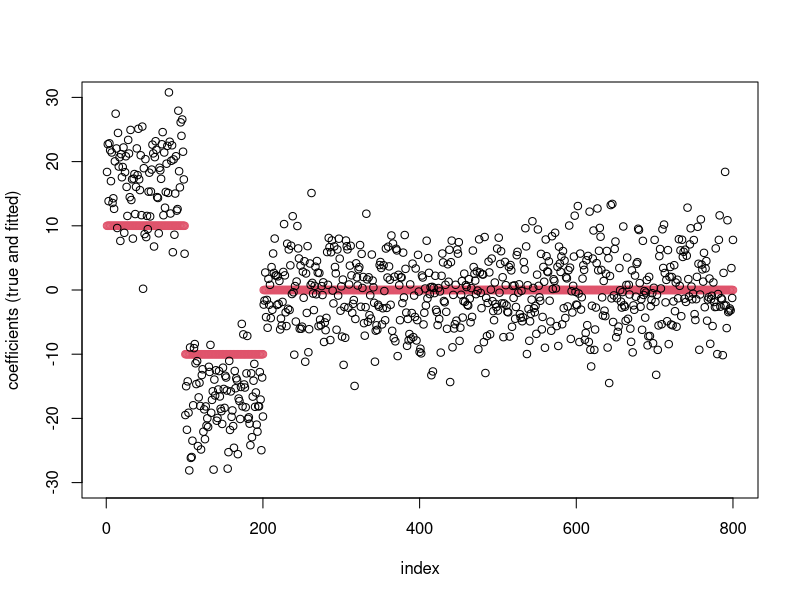
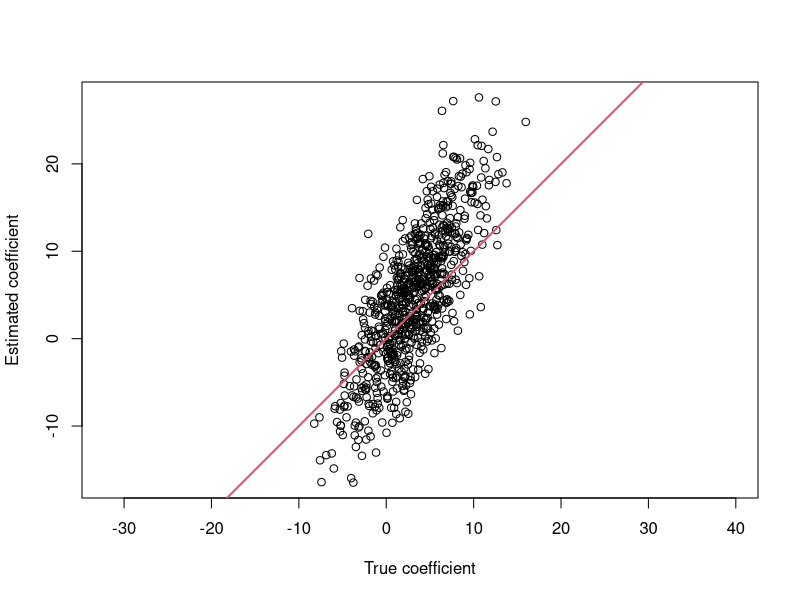
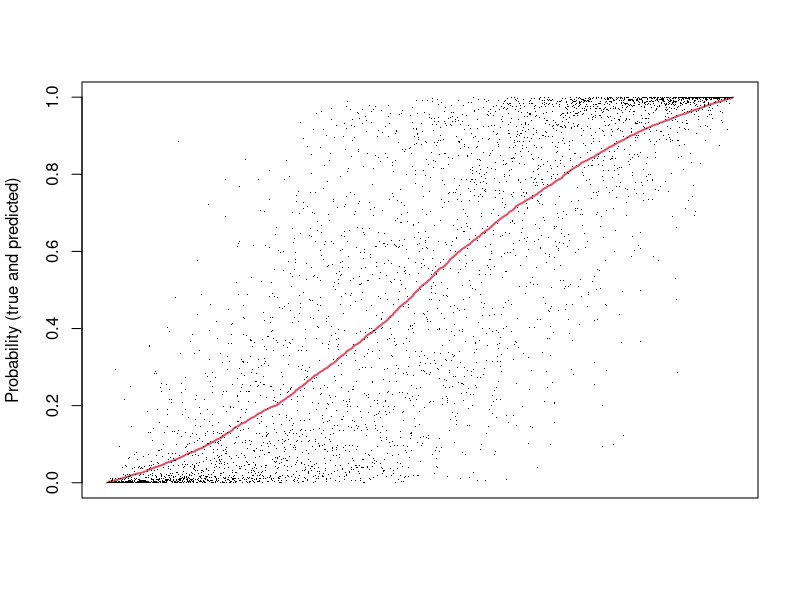
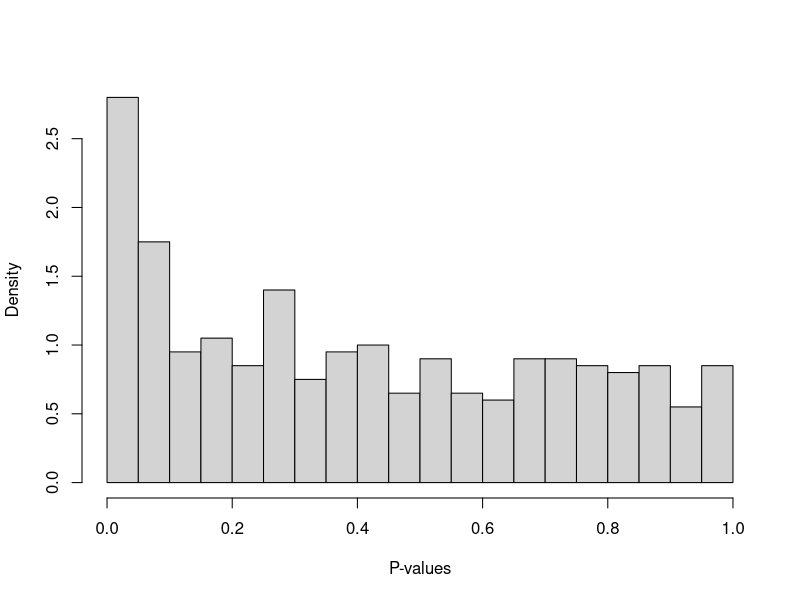
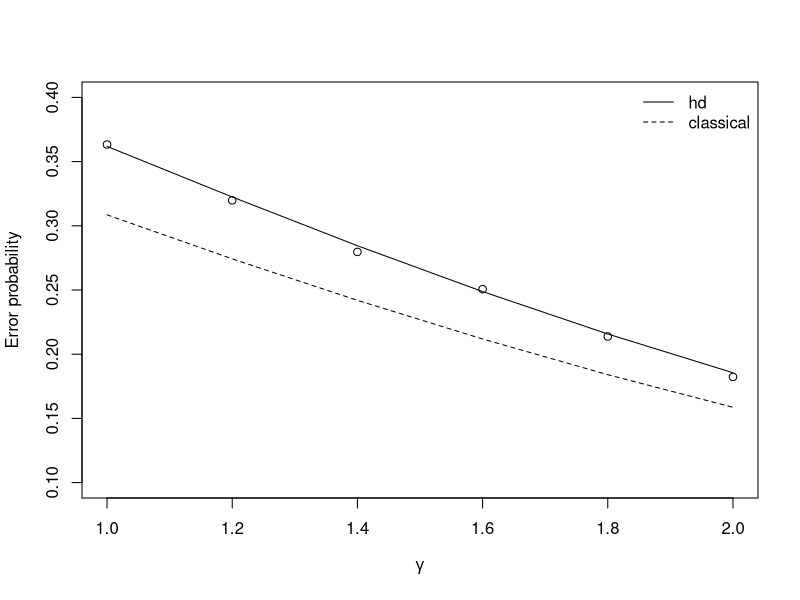
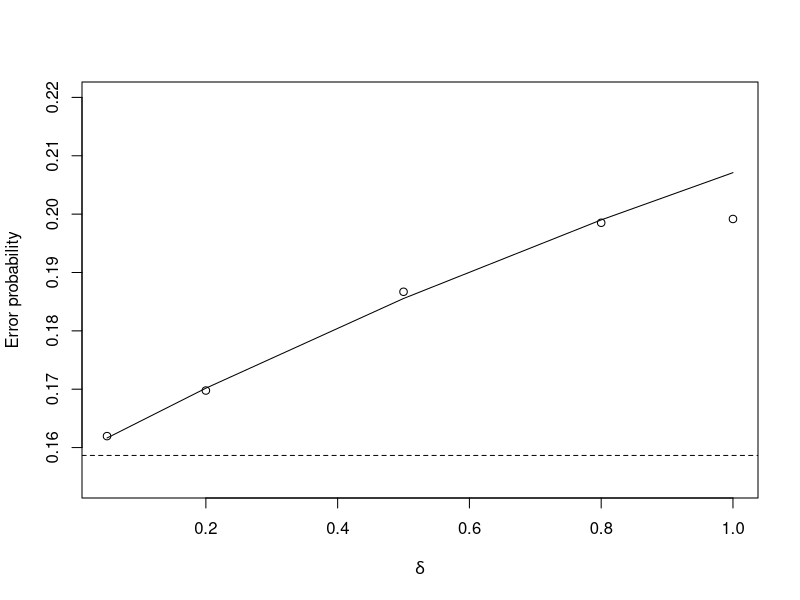
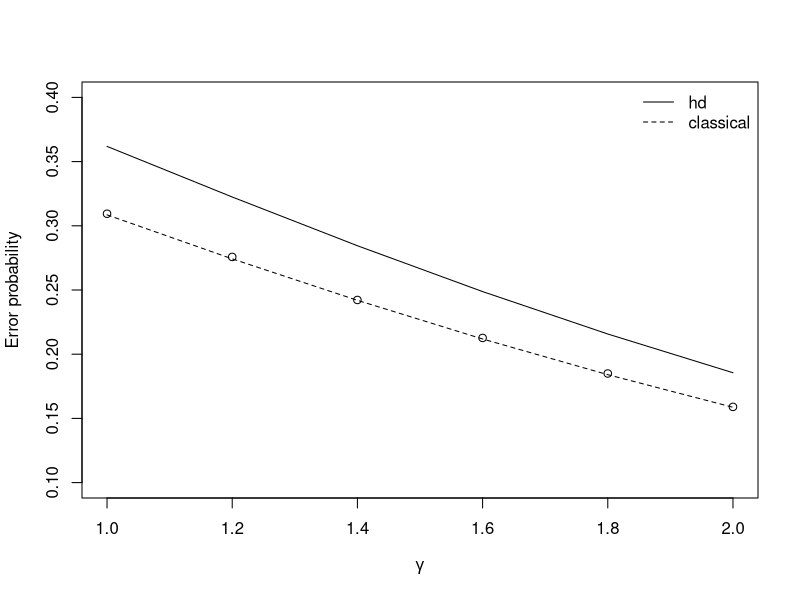

These figures' R source, in order:
#=======================================
# CLASSICAL VS HIGHDIMENSIONAL THEORY
#=======================================


#---------------------------------------
# LOGISTIC REGRESSION
#---------------------------------------

rm(list=ls())

n <- 4000
p <- 800

beta = c(rep(10,100),rep(-10,100),rep(0,600))
set.seed(123)
X = matrix(rnorm(n*p, mean=0, sd = 1/sqrt(n)), ncol=p)
lp = X%*%beta
pr_1 <- exp(lp)/(1+exp(lp))
y <- rbinom(n,size=1,prob=pr_1)

fit <- glm(y~X,family="binomial")

#pdf("Figure_logistic_coef.pdf")
plot(1:p,beta, type="p", col=2, xlab="index", ylab="coefficients (true and fitted)", ylim=c(-30,30))
points(1:p,fit$coefficients[-1])
#dev.off()

set.seed(123)
beta = rnorm(p,3,sqrt(16))

lp = X%*%beta
pr_1 <- exp(lp)/(1+exp(lp))
y <- rbinom(n,size=1,prob=pr_1)

fit <- glm(y~X,family="binomial")

#pdf("Figure_logistic_slope.pdf")
plot(beta,fit$coefficients[-1],  xlab="True coefficient", ylab="Estimated coefficient", asp=1)
abline(a=0,b=1,lwd=2,col=2)
#dev.off()

set.seed(123)
X_new <- matrix(rnorm(n*p, mean=0, sd = 1/sqrt(n)), ncol=p)

lp_true <- X_new %*% beta
p_1_true <- exp(lp_true)/(1+exp(lp_true))
p_1_hat <- predict(fit, newdata=data.frame(X), "response")
ix <- sort(p_1_true, index.return=TRUE)$ix

#pdf("Figure_logistic_prob.pdf")
plot(p_1_true[ix], type="l", col=2, lwd=2, ylab="Probability (true and predicted)", xaxt="n", xlab="")
points(p_1_hat[ix], pch=".")
#dev.off()


set.seed(123)
beta = c(rep(0,p/2), rnorm(p/2,7,1))

lp = X%*%beta
pr_1 <- exp(lp)/(1+exp(lp))
y <- rbinom(n,size=1,prob=pr_1)

fit <- glm(y~X,family="binomial")

#pdf("Figure_logistic_pvalues.pdf")
hist(summary(fit)$coeff[2:((p/2)+1),4], freq=F, 20, xlab="P-values", main="")
#dev.off()



#---------------------------------------
# LDA
#---------------------------------------

rm(list=ls())

library(MASS)

n <- 800
p <- 400

sim_err_hat = function(gamma, p, delta){
  mu_A = rep(0,p)
  mu_B = rep(gamma/sqrt(p),p)
  n = p / delta
  x_A = mvrnorm(n,mu_A, Sigma = diag(rep(1,p)))
  x_B = mvrnorm(n,mu_B, Sigma = diag(rep(1,p)))
  mu_A_hat = colMeans(x_A)
  mu_B_hat = colMeans(x_B)
  SD = sqrt( crossprod( mu_A_hat - mu_B_hat ) )
  pr_A = pnorm(0, crossprod(mu_A_hat - mu_B_hat, mu_A - (mu_A_hat + mu_B_hat)/2), sd = SD )
  pr_B = 1-pnorm(0, crossprod(mu_A_hat - mu_B_hat, mu_B - (mu_A_hat + mu_B_hat)/2), sd = SD )
  Err_hat = pr_A/2 + pr_B/2
  return(Err_hat)
}


gammas = seq(1,2,length.out = 6)
delta = p/n

Err = pnorm(-gammas/2)
Err_hd = pnorm(-gammas^2/(2*sqrt(gammas^2 + 2*delta)))
plot(gammas, Err_hd, type="l", ylab="Error probability",
     ylim=c(0.1,0.4), xlab=expression(gamma))
lines(gammas, Err, lty=2)
legend(legend=c("hd","classical"), "topright", lty=1:2, bty="n")
Err_hat = vector()

set.seed(123)
B = 1
for (i in 1:length(gammas)){
  Err_hat[i] = mean(replicate(B, sim_err_hat(gamma=gammas[i],p=p, delta=p/n)))
}
points(gammas, Err_hat)


deltas = c(0.05,.2,.5,.8,1)

Err = pnorm(-1)
Err_hd = pnorm(-2^2/(2*sqrt(2^2 + 2*deltas)))
plot(deltas, Err_hd, type="l", ylab="Error probability",
     ylim=c(0.154,0.22),xlab=expression(delta))
abline(h=Err, lty=2)
Err_hat = vector()

set.seed(123)
B = 1
for (i in 1:length(deltas)){
  Err_hat[i] = mean(replicate(B, sim_err_hat(gamma=2,delta=deltas[i],p=p)))
}
points(deltas, Err_hat)



sim_err_hat_s = function(gamma, p, s, delta){
  mu = rep(0,p)
  mu[1:s]<- gamma/sqrt(s)
  mu_A = mu/2
  mu_B = -mu/2
  n = p / delta
  x_A = mvrnorm(n,mu_A, Sigma = diag(rep(1,p)))
  x_B = mvrnorm(n,mu_B, Sigma = diag(rep(1,p)))
  lambda <- sqrt(2*log(p)/n)
  mu_A_hat = colMeans(x_A)
  mu_B_hat = colMeans(x_B)
  mu_A_hat[abs(mu_A_hat) < lambda]<-0
  mu_B_hat[abs(mu_B_hat) < lambda]<-0
  SD = sqrt( t(mu_A_hat - mu_B_hat) %*% (mu_A_hat - mu_B_hat) )
  pr_A = pnorm(0, crossprod(mu_A_hat - mu_B_hat, mu_A - (mu_A_hat + mu_B_hat)/2), sd = SD )
  pr_B = 1-pnorm(0, crossprod(mu_A_hat - mu_B_hat, mu_B - (mu_A_hat + mu_B_hat)/2), sd = SD )
  Err_hat = pr_A/2 + pr_B/2
  return(Err_hat)
}


Err = pnorm(-gammas/2)
Err_hd = pnorm(-gammas^2/(2*sqrt(gammas^2 + 2*delta)))
plot(gammas, Err_hd, type="l", ylab="Error probability",
     ylim=c(0.1,0.4), xlab=expression(gamma))
lines(gammas, Err, lty=2)
legend(legend=c("hd","classical"), "topright", lty=1:2, bty="n")
Err_hat = vector()

set.seed(123)
B = 1
for (i in 1:length(gammas)){
  Err_hat[i] = mean(replicate(B, sim_err_hat_s(gamma=gammas[i],p=p, s=5, delta=p/n)))
}
points(gammas, Err_hat)




